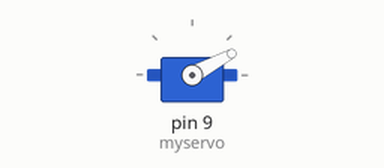
The sketch below on a simulated Arduino Uno, built with avr-gcc and run on an emulated ATmega328P. Parts: servo. What the sketch prints to the serial monitor is not drawn.

Above: at 0.05 s.
At 0.2 s:
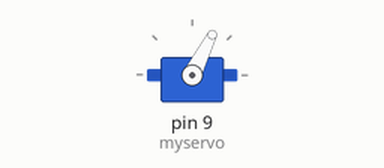
At 0.4 s:
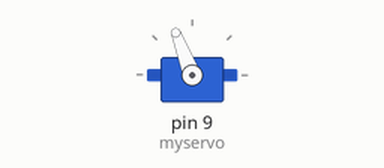
At 0.8 s:
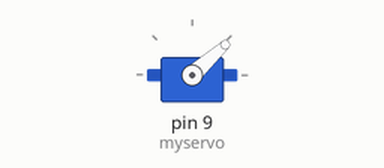
Timing chart, 0 to 3.0 s (numbered marks = the images above):
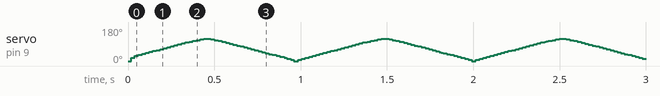

The sketch:

sweep.ino
```cpp
#include <Servo.h>

Servo myservo;

int pos = 0;

void setup() {
  myservo.attach(9);
  Serial.begin(9600);
}

void loop() {
//  myservo.write(60);
  for (pos = 0; pos <= 120; pos += 1) {
    myservo.write(pos);
    Serial.println(pos);
    delay(1);
  }
  for (pos = 120; pos >= 0; pos -= 1) {
    myservo.write(pos);
    Serial.println(pos);
    delay(1);
  }

}
```
